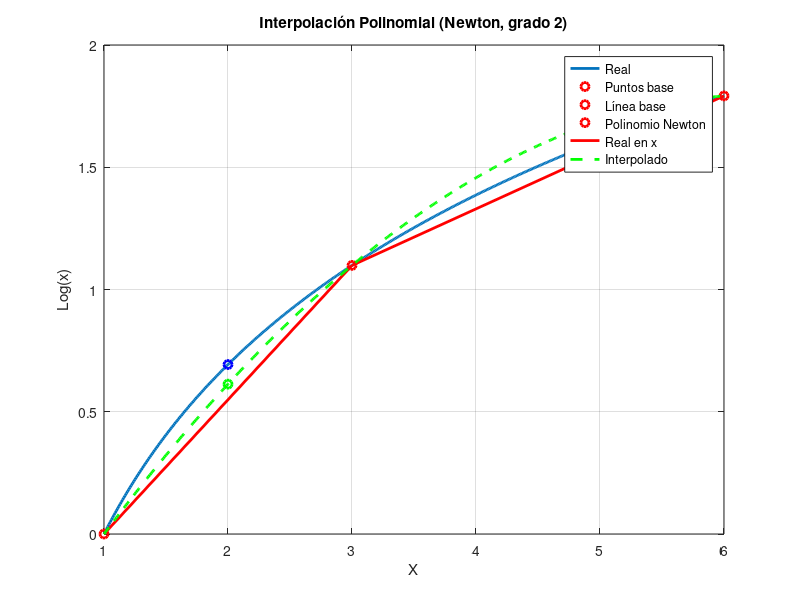

MATLAB code for this plot:
close all;
clc;

% Puntos
x0 = 1;
f_x0 = log(x0);
x1 = 3;
f_x1 = log(x1);
x2 = 6;
f_x2 = log(x2);

% Punto a interpolar
x = 2;

%  Interpolación polinomial (Newton, grado 2)

% Diferencias divididas (coeficientes de Newton)
b0 = f_x0;
b1 = (f_x1 - f_x0) / (x1 - x0);
b2 = ( ((f_x2 - f_x1) / (x2 - x1)) - ((f_x1 - f_x0) / (x1 - x0)) ) / (x2 - x0);

% Polinomio en el punto x
f2_x = b0 + b1*(x - x0) + b2*(x - x0)*(x - x1);

% Valor real
f_x_real = log(x);

% Curva real
x_real = x0:0.01:x2;
f_real = log(x_real);

% Polinomio de Newton en todo el intervalo
f_newton = b0 + b1*(x_real - x0) + b2.*(x_real - x0).*(x_real - x1);

% --- Gráfica ---
figure;
plot(x_real, f_real, 'LineWidth', 2);
hold on;
grid on;
title('Interpolación Polinomial (Newton, grado 2)');
xlabel('X');
ylabel('Log(x)');

% Puntos base
plot(x0, f_x0, 'ro', 'LineWidth', 2);
plot(x1, f_x1, 'ro', 'LineWidth', 2);
plot(x2, f_x2, 'ro', 'LineWidth', 2);

x_vec = [x0 x1 x2];
y_vec = [f_x0 f_x1 f_x2];
plot(x_vec, y_vec, 'r', 'LineWidth', 2); 

% Polinomio interpolante
plot(x_real, f_newton, 'g--', 'LineWidth', 2);

% Punto real vs punto interpolado
plot(x, f_x_real, 'bo', 'LineWidth', 2);
plot(x, f2_x, 'go', 'LineWidth', 2);

legend('Real', 'Puntos base', 'Línea base', ...
       'Polinomio Newton', 'Real en x', 'Interpolado', ...
       'Location', 'best');
